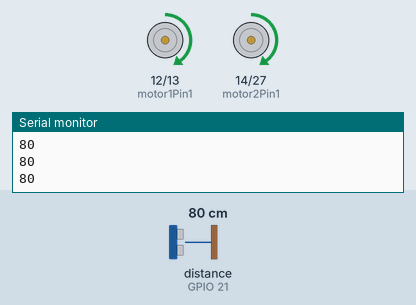
This sketch was run on a simulated ESP32. Shown: motor-driver pin pairs drawn as motors (green arrow = first pin HIGH = forward, orange = second pin HIGH = backward, longer = more drive, scaled by the enable pin), the last lines printed to the serial monitor. Wiring (inferred from the names in the program): ultrasonic range finder: trigger GPIO 19; echo GPIO 21. The test bench sets the inputs (shaded band); at power-on: distance to the obstacle (sensor on GPIO 21) 80 cm. The echo pulse lasts 58.3 µs per cm; the ROS host is connected and sends only what is stated.

Above: at 1.2 s.
1.3 s: distance to the obstacle (sensor on GPIO 21) set to 22 cm
2.8 s: distance to the obstacle (sensor on GPIO 21) set to 18 cm
At 3.7 s:
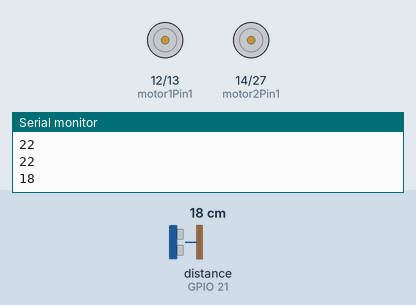
4.3 s: distance to the obstacle (sensor on GPIO 21) set to 35 cm
At 5.8 s:
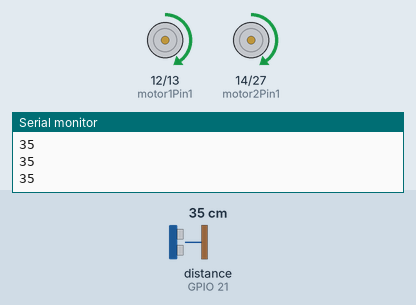
6.5 s: distance to the obstacle (sensor on GPIO 21) set to 2 cm
At 7.5 s:
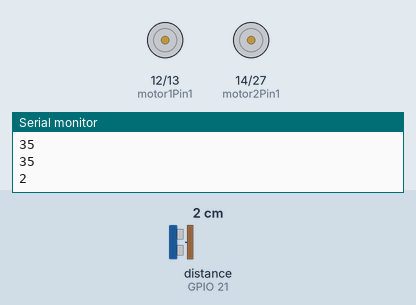
Timing chart, 0 to 9.0 s (numbered marks = the images above; inputs shaded):
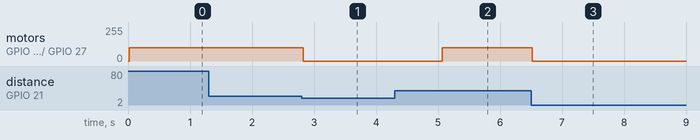

The sketch:

sub5.ino
```cpp
#include <micro_ros_arduino.h>
#include <rcl/rcl.h>
#include <rcl/error_handling.h>
#include <rclc/rclc.h>
#include <rclc/executor.h>
#include <geometry_msgs/msg/vector3.h>

// Pines de control de motores
#define motor1Pin1 12
#define motor1Pin2 13
#define ENA 18
#define motor2Pin1 14
#define motor2Pin2 27
#define ENB 23

// Pines del sensor ultrasonido
#define TRIG 19
#define ECO 21
int DURACION;
int DISTANCIA;
int distance;

// Variables de ROS2
rcl_subscription_t subscription;
geometry_msgs__msg__Vector3 msg; // Ajuste en el tipo del mensaje
rclc_support_t support;
rcl_allocator_t allocator;
rcl_node_t node;
rclc_executor_t executor;

// Datos recibidos del marcador ArUco
int aruco_id = -1;  // ID del marcador
int flag = 1;

// Configurar pines de motores
void setup_motors() {
  pinMode(motor1Pin1, OUTPUT);
  pinMode(motor1Pin2, OUTPUT);
  pinMode(ENA, OUTPUT);
  pinMode(motor2Pin1, OUTPUT);
  pinMode(motor2Pin2, OUTPUT);
  pinMode(ENB, OUTPUT);

  // Detener los motores inicialmente
  digitalWrite(motor1Pin1, LOW);
  digitalWrite(motor1Pin2, LOW);
  analogWrite(ENA, 0);
  digitalWrite(motor2Pin1, LOW);
  digitalWrite(motor2Pin2, LOW);
  analogWrite(ENB, 0);
}

// Configurar el sensor ultrasonido
void setup_ultrasonic() {
  pinMode(TRIG, OUTPUT);
  pinMode(ECO, INPUT);
}

// Medir distancia con el sensor ultrasonido
float measure_distance() {
  digitalWrite(TRIG, HIGH);     // generacion del pulso a enviar
  delay(1);       // al pin conectado al trigger
  digitalWrite(TRIG, LOW);    // del sensor

  DURACION = pulseIn(ECO, HIGH);  // con funcion pulseIn se espera un pulso
            // alto en Echo
  DISTANCIA = DURACION / 58.2;    // distancia medida en centimetros
  Serial.println(DISTANCIA);    // envio de valor de distancia por monitor serial
  delay(10);
  return DISTANCIA;
}

// Movimiento básico
void move_forward(int enable) {
  digitalWrite(motor1Pin1, HIGH);
  digitalWrite(motor1Pin2, LOW);
  analogWrite(ENA, enable);

  digitalWrite(motor2Pin1, HIGH);
  digitalWrite(motor2Pin2, LOW);
  analogWrite(ENB, enable);
}

void move_backward(int enable) {
  digitalWrite(motor1Pin1, LOW);
  digitalWrite(motor1Pin2, HIGH);
  analogWrite(ENA, enable);

  digitalWrite(motor2Pin1, LOW);
  digitalWrite(motor2Pin2, HIGH);
  analogWrite(ENB, enable);
}

void turn_left(int enable) {
  digitalWrite(motor1Pin1, LOW);
  digitalWrite(motor1Pin2, HIGH);
  analogWrite(ENA, enable);

  digitalWrite(motor2Pin1, HIGH);
  digitalWrite(motor2Pin2, LOW);
  analogWrite(ENB, enable);
}

void turn_right(int enable) {
  digitalWrite(motor1Pin1, HIGH);
  digitalWrite(motor1Pin2, LOW);
  analogWrite(ENA, enable);

  digitalWrite(motor2Pin1, LOW);
  digitalWrite(motor2Pin2, HIGH);
  analogWrite(ENB, enable);
}

void stop_motors() {
  digitalWrite(motor1Pin1, LOW);
  digitalWrite(motor1Pin2, LOW);
  analogWrite(ENA, 0);
  digitalWrite(motor2Pin1, LOW);
  digitalWrite(motor2Pin2, LOW);
  analogWrite(ENB, 0);
}

// Callback para el suscriptor
void subscription_callback(const void *msg_in) {
  const geometry_msgs__msg__Vector3 *msg = (const geometry_msgs__msg__Vector3 *)msg_in;

  // Extraer datos del mensaje
  aruco_id = (int)msg->y;  // ID del marcador
}

// Secuencia principal
void instruccion_ID() {
    if (aruco_id == 0) {
      turn_left(180);
      delay(500);  // Simular giro de 90 grados izquierda
      stop_motors();
      aruco_id = -1;

    } else if (aruco_id == 1) {
      turn_right(180);
      delay(500);  // Simular giro de 90 grados derecha
      stop_motors();
      aruco_id = -1;

    } else if (aruco_id == 2) {
      turn_right(180);
      delay(1000);  // Simular giro de 180 grados
      stop_motors();
      aruco_id = -1;

    } else if (aruco_id == 3) {
      turn_left(180);
      delay(500);  // Simular giro de 90 grados izquierda
      stop_motors();
      aruco_id = -1;

    } else if (aruco_id == 4) {
      turn_right(180);
      delay(1000);  // Simular giro de 80 grados final
      stop_motors();
      aruco_id = -1;
      flag = 0;
    }
}

void setup() {
  set_microros_wifi_transports("MATEO2", "12345789", "192.168.137.190", 8888);
  setup_motors();
  setup_ultrasonic();

  Serial.begin(115200);  		// inicializacion de comunicacion serial

  allocator = rcl_get_default_allocator();
  rclc_support_init(&support, 0, NULL, &allocator);

  rclc_node_init_default(&node, "motores", "", &support);

  rclc_subscription_init_default(
      &subscription,
      &node,
      ROSIDL_GET_MSG_TYPE_SUPPORT(geometry_msgs, msg, Vector3),
      "aruco_pub");

  rclc_executor_init(&executor, &support.context, 1, &allocator);
  rclc_executor_add_subscription(&executor, &subscription, &msg, &subscription_callback, ON_NEW_DATA);
}

void loop() {
  distance = measure_distance();  // Usar medición del ultrasonido
  if(distance > 20 && flag == 1){
    move_forward(100);
  }
  else if (distance <= 19 && flag == 1) {
    stop_motors();
    delay(1000);
    rclc_executor_spin_some(&executor, RCL_MS_TO_NS(100));
    instruccion_ID();
    delay(100);
  }
  else if(flag == 0){
    stop_motors();
  }
}
```

Measured:
- the behaviour switches between 20 and 19 cm on distance to the obstacle (sensor on GPIO 21) (found by bisection; images 0 and 1)
- after the input at 2.8 s, motor on GPIO 12 (motor1Pin1) / GPIO 13 (motor1Pin2), motor on GPIO 14 (motor2Pin1) / GPIO 27 (motor2Pin2): forward 100/255 → stopped at once
- after the input at 4.3 s, motor on GPIO 12 (motor1Pin1) / GPIO 13 (motor1Pin2), motor on GPIO 14 (motor2Pin1) / GPIO 27 (motor2Pin2): stopped → forward 100/255 after 0.77 s
- after the input at 6.5 s, motor on GPIO 12 (motor1Pin1) / GPIO 13 (motor1Pin2), motor on GPIO 14 (motor2Pin1) / GPIO 27 (motor2Pin2): forward 100/255 → stopped at once
